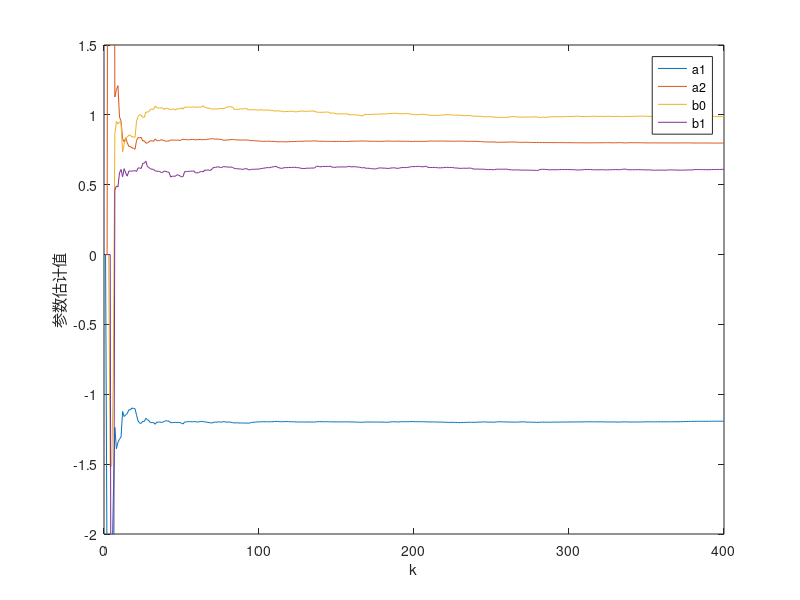

This figure's MATLAB source:
%递推最小二乘参数辨识RLS
clear all; 
close all;
clc

a=[1 -1.2 0.8]'; b=[1 0.6]'; %参数
d=3; 
na=length(a)-1; nb=length(b)-1; %na、nb分别为A、B阶次

L=400; %仿真长度
uk=zeros(d+nb,1); %输入初值
yk=zeros(na,1); %输出初值
u=randn(L,1); %输入采用白噪声序列
xi=sqrt(0.1)*randn(L,1); %白噪声序列

theta=[a(2:na+1);b]; %对象参数真值

thetae_1=zeros(na+nb+1,1); %thetae初值
P=10^6*eye(na+nb+1); 
for k=1:L
    phi=[-yk;uk(d:d+nb)]; 
    y(k)=phi'*theta+xi(k); %采集输出数据
   
    %递推最小二乘法
    K=P*phi/(1+phi'*P*phi);
    thetae(:,k)=thetae_1+K*(y(k)-phi'*thetae_1);
    P=(eye(na+nb+1)-K*phi')*P;
    
    %更新数据
    thetae_1=thetae(:,k);
    
    for i=d+nb:-1:2
        uk(i)=uk(i-1);
    end
    uk(1)=u(k);
    
    for i=na:-1:2
        yk(i)=yk(i-1);
    end
    yk(1)=y(k);
end
figure('Name','RLS','NumberTitle','off');
plot([1:L],thetae); 
xlabel('k'); ylabel('参数估计值');
legend('a1','a2','b0','b1'); axis([0 L -2 1.5]);
disp('参数估计值:');
disp(thetae_1);